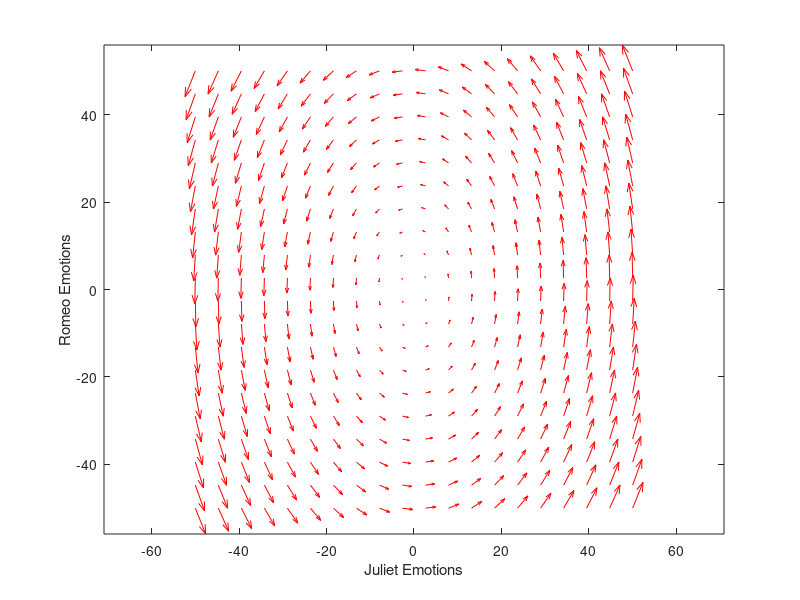
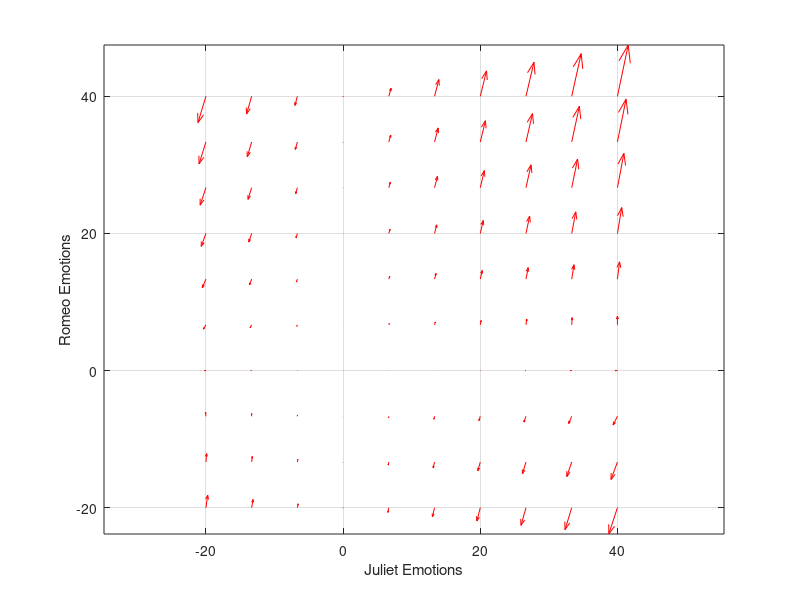

MATLAB code to generate these figures, in order:
clear all
clc
close all

y1 = linspace(-50,50,20);
y2 = linspace(-50,50,20);

[uu,vv] = meshgrid(y2,y1);
x1 = zeros(size(uu));
x2 = zeros(size(vv));

a = -2e-1; 
b = 5e-1;
init_time=0; 

loveRJ = @(t,y) [a*y(2); b*y(1)]

for i = 1:numel(uu)
    Yder = loveRJ(init_time,[uu(i); vv(i)]);
    x1(i) = Yder(1);
    x2(i) = Yder(2);
end

figure
quiver(gca,uu,vv,x1,x2,'r'); 
xlabel('Juliet Emotions');
ylabel('Romeo Emotions');
axis tight equal;
% 
% tstart = 0;
% tfinal = 50;
% tspan = [tstart tfinal];
% 
% y0_1 = [2;-1];
% [t,y1] = ode23(@(t,y) loveRJ(t,y),tspan,y0_1);
% figure(gcf)
% hold on
% plot(y1(:,2),y1(:,1),'b')
% plot(y1(1,2),y1(1,1),'mo',... 
% 'MarkerEdgeColor','k',...
%     'MarkerFaceColor',[.49 1 .63],...
%     'MarkerSize',10)
% plot(y1(end,2),y1(end,1),'bs',...
% 'MarkerEdgeColor','k',...
%     'MarkerFaceColor',[.49 .63 1],...
%     'MarkerSize',10)
% 
% y0_2 = [4;1];
% [t,y2] = ode23(@(t,y) loveRJ(t,y),tspan,y0_2);figure(gcf)
% plot(y2(:,2),y2(:,1),'c')
% plot(y2(1,2),y2(1,1),'ko',... 
% 'MarkerEdgeColor','k',...
%     'MarkerFaceColor',[.49 1 .63],...
%     'MarkerSize',10)
% plot(y2(end,2),y2(end,1),'bs',... 
% 'MarkerEdgeColor','k',...
%     'MarkerFaceColor',[.49 .63 1],...
%     'MarkerSize',10)
% hold off
% title("Two solutions plotted on vector field")

%%
clear all 
close all
clc

y1 = linspace(-20,40,10);
y2 = linspace(-20,40,10);

[uu,vv] = meshgrid(y2,y1);
x1 = zeros(size(uu));
x2 = zeros(size(vv));
init_time=0;  

% loveRJ = @(t,y) [a*y(1) + b*y(2); c*y(1) + d*y(2)];

% b_1 = 15;
% a_21 = -0.5;
% a_22 = 0.5;
% loveRJ = @(t,y) [y(2); a_21*y(1) + a_22*y(2) + b_1];

b_1 = 0.5;
b_2 = 2;
c_1 = 2;
c_2 = 0.5;
k = 15
loveRJ = @(t,y) [b_1*y(2)*y(1)+c_1*y(1)*(1-(y(1)/k)); b_2*y(2)*y(1)+c_2*y(2)*(1-(y(2)/k)) ];


for i = 1:numel(uu)
    Yder = loveRJ(init_time,[uu(i); vv(i)]);
    x1(i) = Yder(1);
    x2(i) = Yder(2);
end

figure
quiver(gca,uu,vv,x1,x2,'r'); 
xlabel('Juliet Emotions');
ylabel('Romeo Emotions');
axis tight equal;
grid on